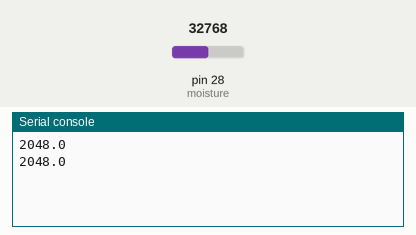
Simulated run of this program. Board: MicroPython board. Parts: the last lines printed to the serial console. The inputs (shaded band) are chosen by the test bench; at power-on: pin 28 (moisture) = 32768 (analog values on the 0–65535 scale).

Above: at 1.2 s.
1.3 s: pin 28 (moisture) set to 45874
At 2.6 s:
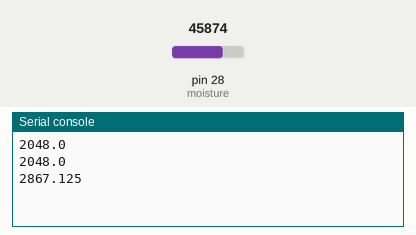
2.8 s: pin 28 (moisture) set to 57670
At 3.8 s:
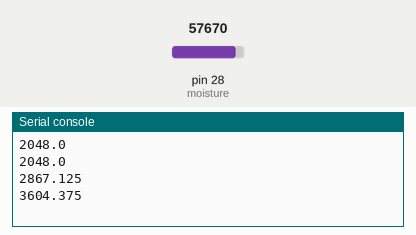
Timing chart, 0 to 5.8 s (numbered marks = the images above; inputs shaded):
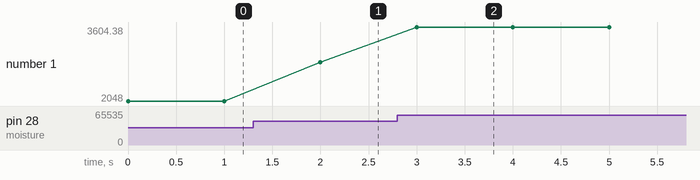

The program:

moisturetest.py
```python
import machine
from machine import Pin
from machine import ADC
import time
from time import sleep


moisture = ADC(2)

while True:
    moisture_value = moisture.read_u16()
    print(moisture_value/16) #16: air, ~500 moist soil, ~2000 submerged in water
    sleep(1)
```

Measured:
- after the input at 1.3 s, the serial console: prints a new line after 0.70 s (image 1)
- after the input at 2.8 s, the serial console: prints a new line after 0.20 s (image 2)
- plotted number 1: 2048 → 2867.12 after the input at 1.3 s, 2867.12 → 3604.38 after the input at 2.8 s
